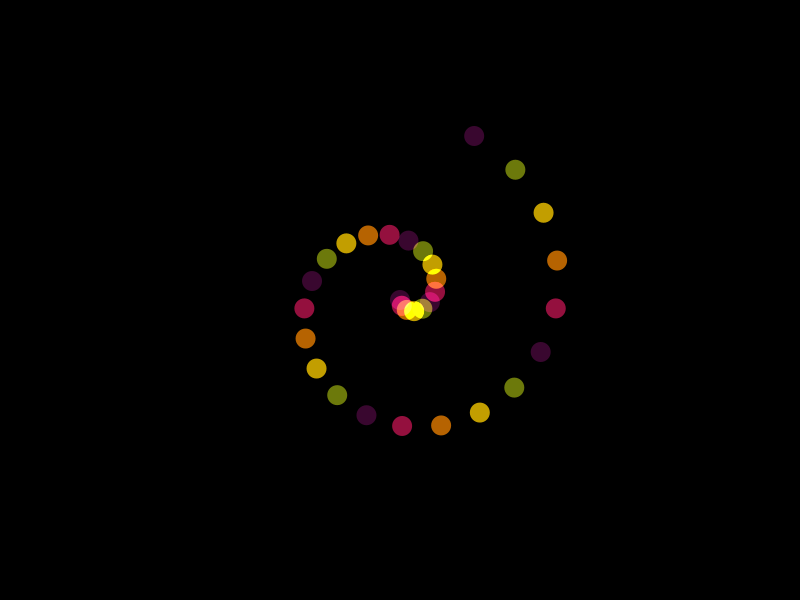
Frame 1 (no input)
Frame 2 (the mouse pressed at the canvas centre, redrawn once): identical to frame 1, image omitted

The Processing sketch that drew this single still picture (run headless with seeded random() and noise(); the mouse was pressed at the canvas centre and the sketch redrawn once):

// Processing sketch: recursion_spiral
// ── recursion_spiral.pde
/**
 * Recursion_spiral
 * 
 * Using recursion means that you create a function that calls itself.
 * It is important to program an escape condition. Otherwise you create
 * an endless loop.
 */
 
// Array used as a color palette 
color[] colors = {color(73,10,61), color(189,21,80), color(233,127,2), color(248,202,0), color(138,155,15)};
int c = 0;

// Array used as a color palette 
void setup() {
  size(800, 600);    // set size of the sketch
  noStroke();        // do not draw a outline
  noLoop();          // do use loop run draw only one time
}

void draw() {
  background(0);    // draw a black background
    
  // call the recursion function
  drawRecursive(width/2, height/2, 0);

}

// Recursion function
void drawRecursive(int x, int y, int level) {
 
  float r = level * 6;      // calculate the radius of the spiral
  float a = level * 0.3;    // calculate the angle of the spiral
  
  blendMode(ADD);
  
  // loop through the colors
  c = c%5;
  
  pushMatrix();
  
  // calculate a point on a circle
  float xs = x + r * sin(a);
  float ys = y + r * cos(a);
  
  // draw ellipse
  fill(colors[c],200);
  ellipse(xs, ys, 20, 20);
  
  popMatrix();

  // when the level is les then 30 call the function again
  if (level < 30) {
    level = level +1;
    c += 1;
    drawRecursive(x, y, level);
  }
}
